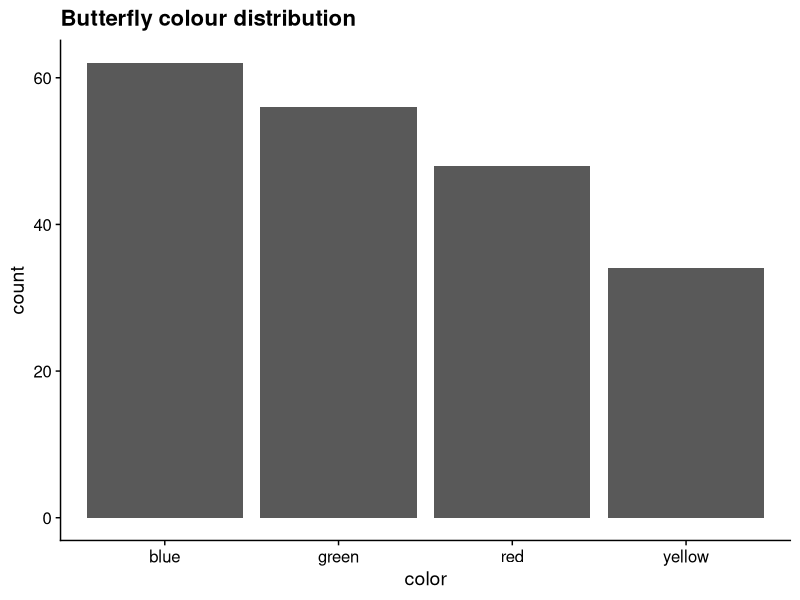
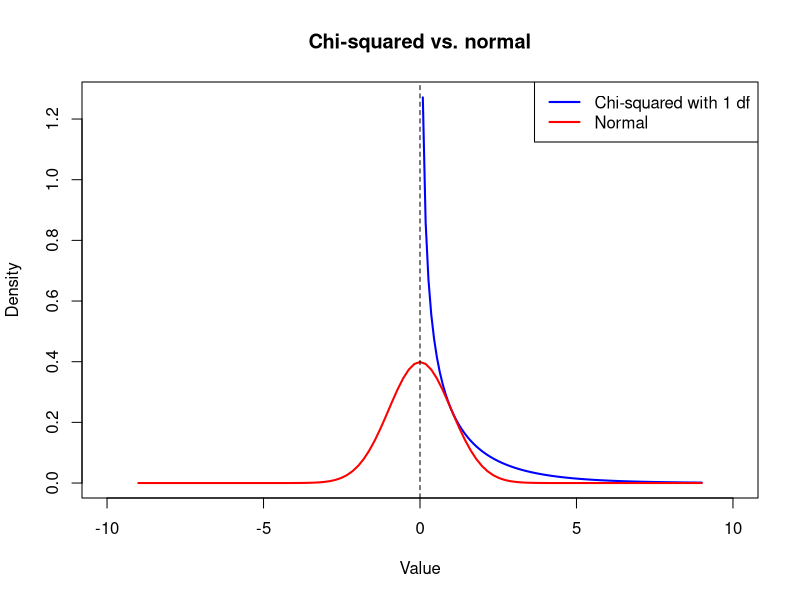
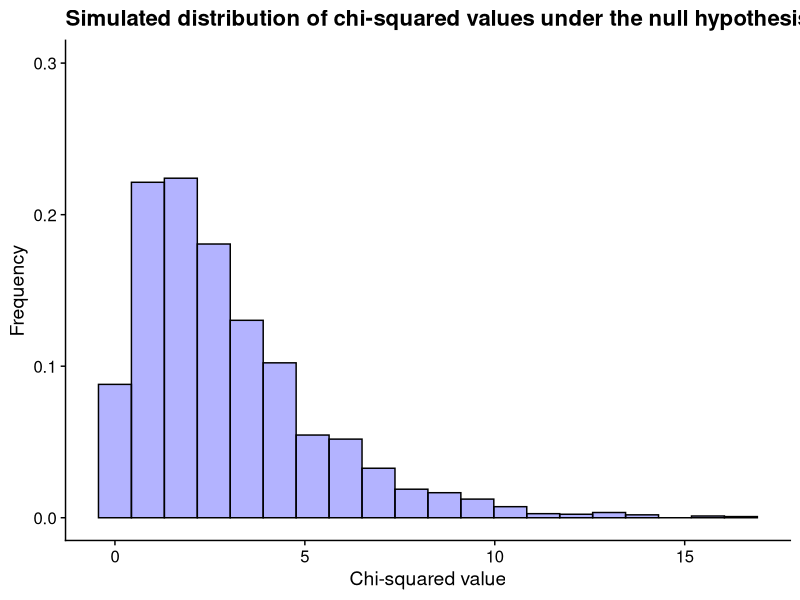
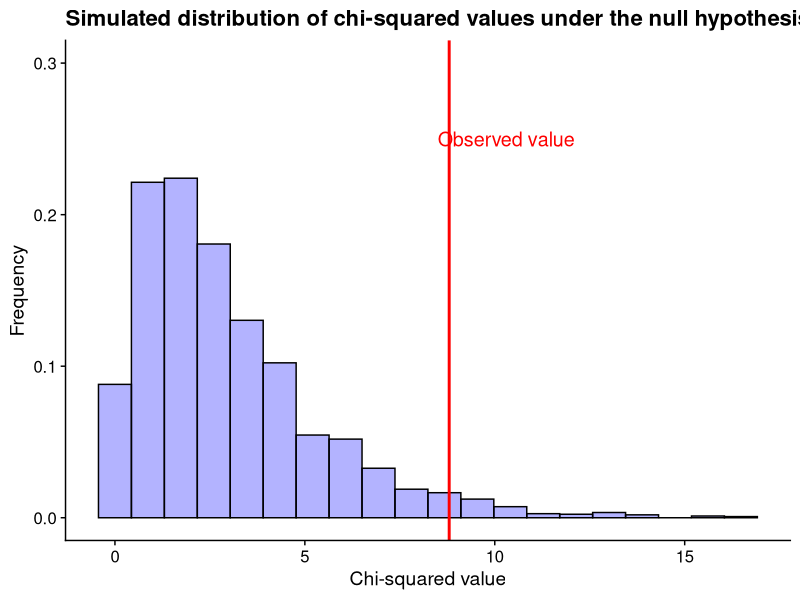
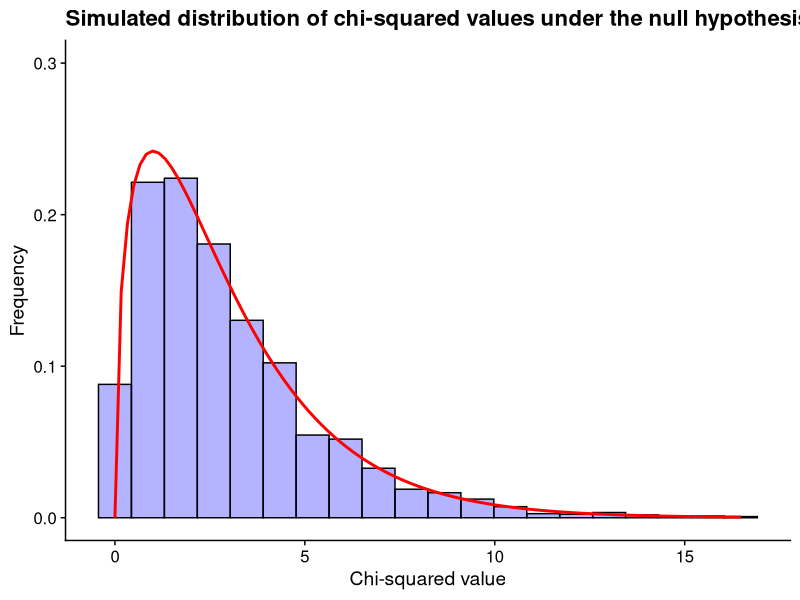
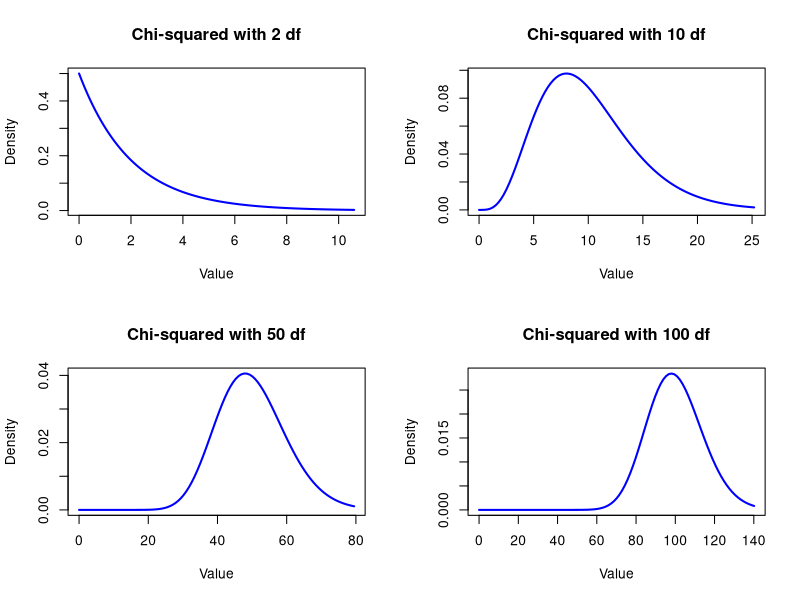
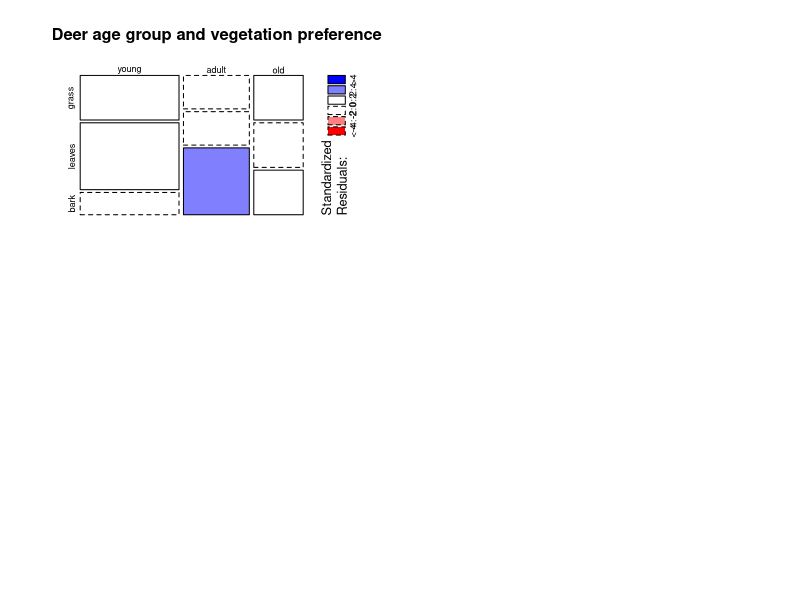
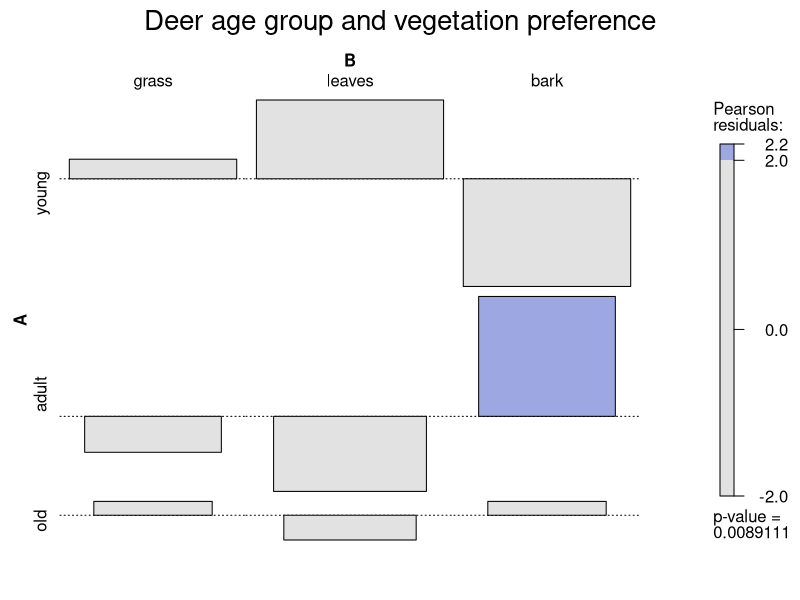

The R source for these figures, in order:
## ---- chunk 1
library(tidyverse)
library(cowplot)
theme_set(theme_cowplot())
## ---- chunk 2
#| code-fold: true

library(ggplot2)
# generate some butterfly data
butterfly_data <- data.frame(
  color = c("red", "blue", "green", "yellow"),
  count = c(48, 62, 56, 34)
)

# plot the data
ggplot(butterfly_data, aes(x = color, y = count)) +
  geom_bar(stat = "identity") +
  labs(title = "Butterfly colour distribution")

## ---- chunk 3
#| code-fold: true

curve(dchisq(x, df = 1), from = 0, to = 9, xlim = c(-10, 10), col = "blue", lwd = 2, ylab = "Density", xlab = "Value", main = "Chi-squared vs. normal")
curve(dnorm(x, mean = 0, sd = 1), from = -9, to = 9, col = "red", lwd = 2, add = TRUE)
abline(v = 0, col = "black", lty = 2)
legend("topright", legend = c("Chi-squared with 1 df", "Normal"), col = c("blue", "red"), lwd = 2)

## ---- chunk 4
#| code-fold: true
butterfly_data %>%
  knitr::kable()
## ---- chunk 5
#| code-fold: true
df <- butterfly_data %>%
  mutate(expected = 200 * 0.25)
knitr::kable(df)
## ---- chunk 6
#| code-fold: false
chi_squared <- sum((df$count - df$expected)^2 / df$expected)
chi_squared
## ---- chunk 7
#| code-fold: true

# simulate sampling of 200 butterflies 1000 times under the null hypothesis and plot the distribution of chi-squared values
set.seed(123)
cols <- c("red", "blue", "green", "yellow")
B <- 3000
test_statistic <- vector(mode = "numeric", length = B)
for (i in 1:B) {
  sim <- sample(
    x = cols, size = 200, replace = TRUE,
    prob = c(0.25, 0.25, 0.25, 0.25)
  )
  sim_y <- table(sim)
  test_statistic[i] <- sum((sim_y - 50)^2 / 50)
}

p1 <-
  ggplot(data.frame(test_statistic), aes(x = test_statistic)) +
  geom_histogram(aes(y = ..density..), bins = 20, fill = "blue", colour = "black", alpha = 0.3) +
  ylim(0, 0.3) +
  labs(title = "Simulated distribution of chi-squared values under the null hypothesis") +
  xlab("Chi-squared value") +
  ylab("Frequency")
p1
## ---- chunk 8
#| code-fold: true
p1 +
  geom_vline(xintercept = chi_squared, color = "red", size = 1) +
  # label the line
  annotate("text", x = chi_squared + 1.5, y = 0.25, label = "Observed value", color = "red", size = 5)
## ---- chunk 9
mean(test_statistic >= chi_squared)
## ---- chunk 10
#| code-fold: true

ggplot(data.frame(test_statistic), aes(x = test_statistic)) +
  geom_histogram(aes(y = ..density..), bins = 20, fill = "blue", colour = "black", alpha = 0.3) +
  ylim(0, 0.3) +
  stat_function(fun = dchisq, args = list(df = 3), color = "red", size = 1) +
  labs(title = "Simulated distribution of chi-squared values under the null hypothesis") +
  xlab("Chi-squared value") +
  ylab("Frequency")
## ---- chunk 11
#| code-fold: true

par(mfrow = c(2, 2))
curve(dchisq(x, df = 2), from = 0, to = qchisq(0.995, df = 2), col = "blue", lwd = 2, ylab = "Density", xlab = "Value", main = "Chi-squared with 2 df")
curve(dchisq(x, df = 10), from = 0, to = qchisq(0.995, df = 10), col = "blue", lwd = 2, ylab = "Density", xlab = "Value", main = "Chi-squared with 10 df")
curve(dchisq(x, df = 50), from = 0, to = qchisq(0.995, df = 50), col = "blue", lwd = 2, ylab = "Density", xlab = "Value", main = "Chi-squared with 50 df")
curve(dchisq(x, df = 100), from = 0, to = qchisq(0.995, df = 100), col = "blue", lwd = 2, ylab = "Density", xlab = "Value", main = "Chi-squared with 100 df")

## ---- chunk 12
#| code-fold: false

# chi-squared test for goodness of fit
fit <- chisq.test(df$count, p = rep(0.25, 4))
## ---- chunk 13
fit$observed
## ---- chunk 14
fit
## ---- chunk 15
#| code-fold: true

# create contingency table as matrix with labels
deer_data <- matrix(c(20, 30, 10, 10, 10, 20, 10, 10, 10), nrow = 3, byrow = TRUE)
rownames(deer_data) <- c("young", "adult", "old")
colnames(deer_data) <- c("grass", "leaves", "bark")
deer_data

## ---- chunk 16
#| code-fold: false

# chi-squared test for independence
fit <- chisq.test(deer_data) # exclude the age group column
fit
## ---- chunk 17
#| code-fold: true

mosaicplot(deer_data,
  shade = TRUE,
  main = "Deer age group and vegetation preference"
)
## ---- chunk 18
#| code-fold: true

library(vcd)
assoc(deer_data, shade = TRUE, main = "Deer age group and vegetation preference")

